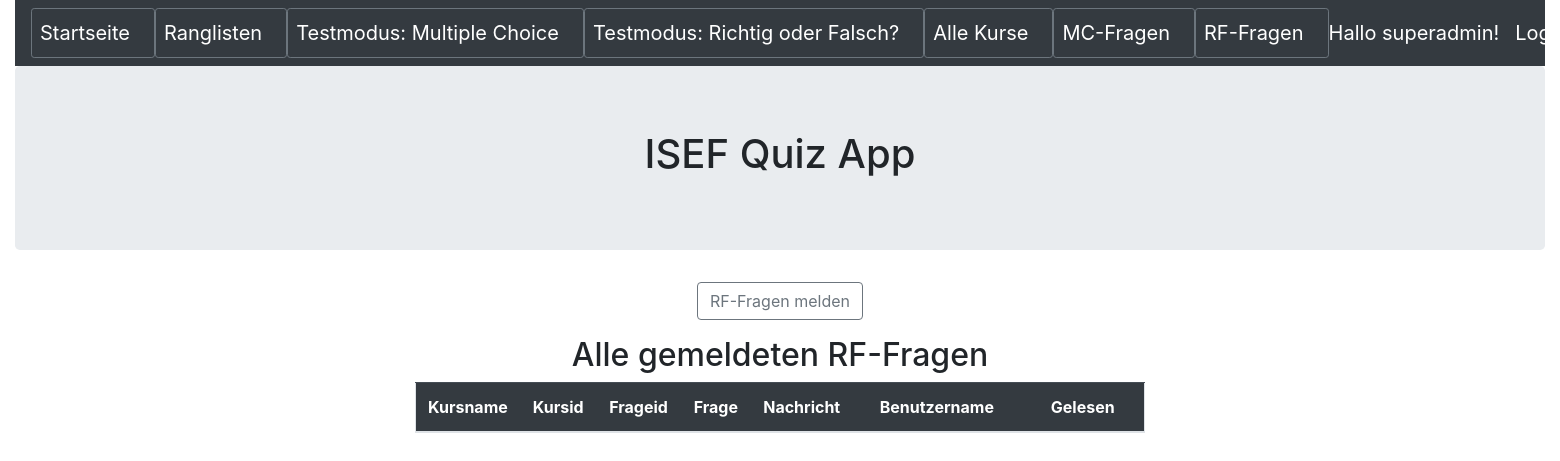
The page /meldungrffragen (signed in) on the database as committed earlier.
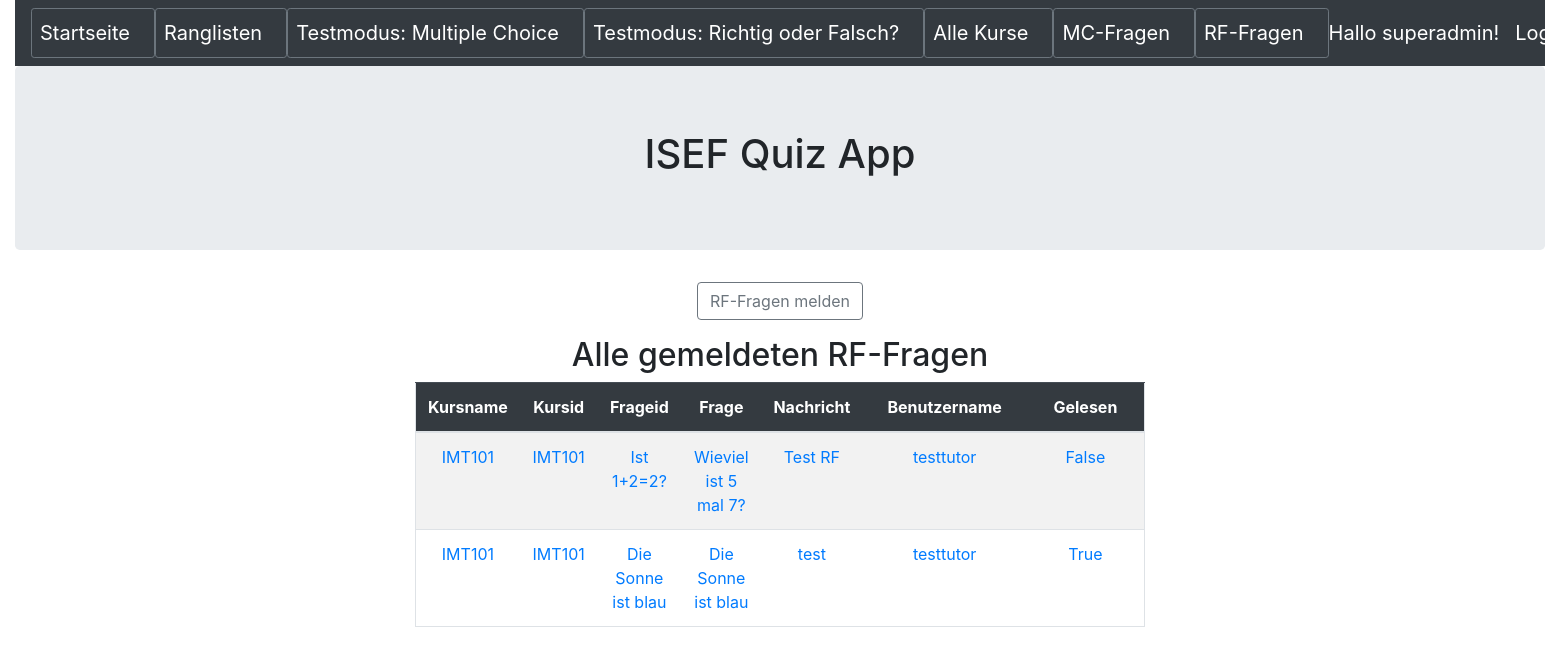
The same page on the database as committed later.
### quiz/models.py (models this page shows, shortened)
class MeldungRFFragen(models.Model):
    kursname = models.CharField(max_length=50,blank=False)
    kursid = models.ForeignKey(Kurs,null=True,blank=False,on_delete=models.CASCADE)
    frageid = models.ForeignKey(RichtigOderFalsch,null=True,blank=False,on_delete=models.CASCADE)
    frage = models.CharField(max_length=255,blank=False)
    nachricht = models.CharField(max_length=500,blank=False)
    benutzername = models.CharField(max_length=50,blank=False)
    gelesen=models.BooleanField(default=False)

class Kurs(models.Model):
    name = models.CharField(max_length=50,help_text='Geben Sie den Namen des Kurses ein')
    beschreibung = models.CharField(max_length=255,help_text='Geben Sie die Beschreibung des Kurses ein')
    def __str__(self):
        return self.name

class RichtigOderFalsch(models.Model):
    name = models.CharField(max_length=255,blank=False,help_text='Geben Sie hier die Frage ein')
    kurs = models.ForeignKey(Kurs,null=True,blank=False,on_delete=models.CASCADE,help_text='Wählen Sie den Kurs, welchem die Frage zugewiesen wird')
    behauptungrichtig = models.BooleanField(default=False,verbose_name="Behauptung wahr?")
    freigegeben=models.BooleanField(default=False,help_text='Frage freigeben?',verbose_name="Frage freigeben")
    def __str__(self):
        return self.name

### quiz/views.py (the view)
# urls.py: path('meldungrffragen', MeldungRFFragenHome.as_view(), name='meldungrffragen'),
class MeldungRFFragenHome(AuthListView):
    model = MeldungRFFragen
    template_name = 'meldungrffrage/meldungrffragen_home.html'
    permission_required = ('quiz.view_meldungrffragen')

### quiz/templates/meldungrffrage/meldungrffragen_home.html
{% extends 'base.html' %}
{% block content %}
<div class="text-center">
	<p><button type="button" class="btn btn-outline-secondary" onclick="location.href='{% url 'meldungrffrage_select'  %}'"> RF-Fragen melden</button></p>
</div>
<h2 class="text-center">Alle gemeldeten RF-Fragen</h2>
<div class="container text-center">
	<div class="row justify-content-md-center">
		<div class="col-sm-8 ">
			<table  class ="table border table-hover table-striped">
				<thead class="table-dark">
					<th width=100 scope = "col">Kursname</th>
					<th width=100 scope = "col">Kursid</th>
					<th width=100 scope = "col">Frageid</th>
					<th width=100 scope = "col">Frage</th>
					<th width=100 scope = "col">Nachricht</th>
					<th width=550 scope = "col">Benutzername</th>
					<th width=550 scope = "col">Gelesen</th>
				</thead>
				<tbody>
				{% for meldungrffragen in object_list %}
					<tr>
						<td> <a href="{% url 'meldungrffragen_detail' meldungrffragen.pk %}">{{ meldungrffragen.kursname }}</a> </td>
						<td> <a href="{% url 'meldungrffragen_detail' meldungrffragen.pk %}">{{ meldungrffragen.kursid }}</a> </td>
						<td> <a href="{% url 'meldungrffragen_detail' meldungrffragen.pk %}">{{ meldungrffragen.frageid }}</a> </td>
						<td> <a href="{% url 'meldungrffragen_detail' meldungrffragen.pk %}">{{ meldungrffragen.frage}}</a> </td>
						<td> <a href="{% url 'meldungrffragen_detail' meldungrffragen.pk %}">{{ meldungrffragen.nachricht}}</a> </td>
						<td> <a href="{% url 'meldungrffragen_detail' meldungrffragen.pk %}">{{ meldungrffragen.benutzername}}</a> </td>
						<td> <a href="{% url 'meldungrffragen_detail' meldungrffragen.pk %}">{{ meldungrffragen.gelesen}}</a> </td>
					</tr>
				{% endfor %}
				</tbody>
			</table>
		</div>
	</div>
</div>
{% endblock content %}

Rows that differ between the two databases and show on the page:
added MeldungRFFragen: kursname "IMT101", kursid "IMT101", frageid "Ist 1+2=2?", frage "Wieviel ist 5 mal 7?", nachricht "Test RF", benutzername "testtutor", gelesen "False"
added MeldungRFFragen: kursname "IMT101", kursid "IMT101", frageid "Die Sonne ist blau", frage "Die Sonne ist blau", nachricht "test", benutzername "testtutor", gelesen "True"
